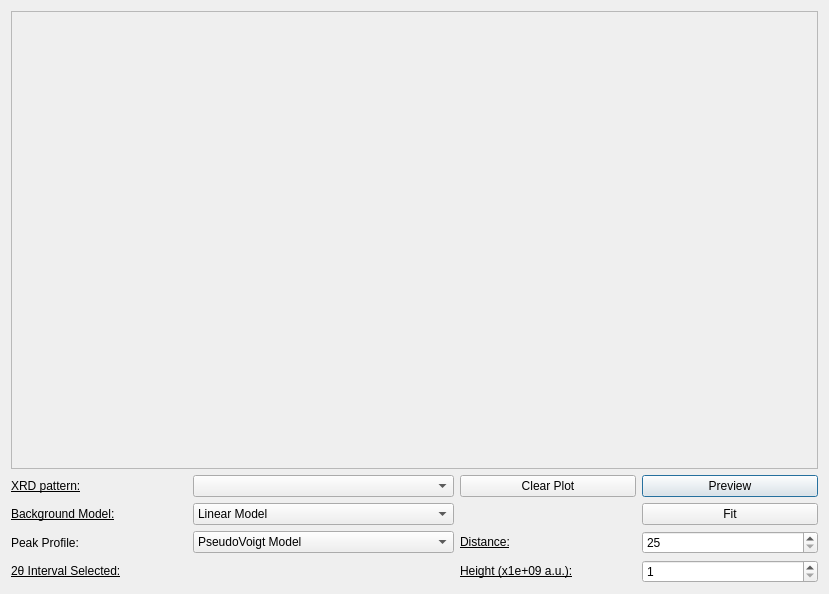
<?xml version="1.0" encoding="UTF-8"?>
<ui version="4.0">
 <class>pk_window</class>
 <widget class="QDialog" name="pk_window">
  <property name="geometry">
   <rect>
    <x>0</x>
    <y>0</y>
    <width>829</width>
    <height>594</height>
   </rect>
  </property>
  <property name="windowTitle">
   <string>Dialog</string>
  </property>
  <layout class="QVBoxLayout" name="verticalLayout">
   <item>
    <layout class="QGridLayout" name="gridLayout">
     <item row="9" column="0">
      <widget class="QLabel" name="theta_interval_label">
       <property name="text">
        <string>&lt;html&gt;&lt;head/&gt;&lt;body&gt;&lt;p&gt;&lt;span style=&quot; text-decoration: underline;&quot;&gt;2θ Interval Selected:&lt;/span&gt;&lt;/p&gt;&lt;/body&gt;&lt;/html&gt;</string>
       </property>
      </widget>
     </item>
     <item row="3" column="3">
      <widget class="QPushButton" name="preview_button">
       <property name="text">
        <string>Preview</string>
       </property>
      </widget>
     </item>
     <item row="4" column="3">
      <widget class="QPushButton" name="pk_button">
       <property name="text">
        <string>Fit</string>
       </property>
      </widget>
     </item>
     <item row="6" column="1">
      <widget class="QComboBox" name="pk_combo_box">
       <item>
        <property name="text">
         <string>PseudoVoigt Model</string>
        </property>
       </item>
       <item>
        <property name="text">
         <string>Split PseudoVoigt Model - 2x PseudoVoigt</string>
        </property>
       </item>
      </widget>
     </item>
     <item row="3" column="0">
      <widget class="QLabel" name="xrd_label">
       <property name="text">
        <string>&lt;html&gt;&lt;head/&gt;&lt;body&gt;&lt;p&gt;&lt;span style=&quot; text-decoration: underline;&quot;&gt;XRD pattern:&lt;/span&gt;&lt;/p&gt;&lt;/body&gt;&lt;/html&gt;</string>
       </property>
      </widget>
     </item>
     <item row="6" column="2">
      <widget class="QLabel" name="distance_label">
       <property name="text">
        <string>&lt;html&gt;&lt;head/&gt;&lt;body&gt;&lt;p&gt;&lt;span style=&quot; text-decoration: underline;&quot;&gt;Distance:&lt;/span&gt;&lt;/p&gt;&lt;/body&gt;&lt;/html&gt;</string>
       </property>
      </widget>
     </item>
     <item row="6" column="3">
      <widget class="QSpinBox" name="distance_spinBox">
       <property name="wrapping">
        <bool>false</bool>
       </property>
       <property name="readOnly">
        <bool>false</bool>
       </property>
       <property name="minimum">
        <number>25</number>
       </property>
      </widget>
     </item>
     <item row="9" column="1">
      <widget class="QLabel" name="interval_label">
       <property name="text">
        <string/>
       </property>
      </widget>
     </item>
     <item row="6" column="0">
      <widget class="QLabel" name="pk_label">
       <property name="text">
        <string>&lt;html&gt;&lt;head/&gt;&lt;body&gt;&lt;p&gt;&lt;span style=&quot; text-decoration: underline;&quot;&gt;Peak Profile:&lt;/span&gt;&lt;/p&gt;&lt;/body&gt;&lt;/html&gt;</string>
       </property>
      </widget>
     </item>
     <item row="1" column="0" rowspan="2" colspan="4">
      <widget class="QFrame" name="pk_frame">
       <property name="frameShape">
        <enum>QFrame::StyledPanel</enum>
       </property>
       <property name="frameShadow">
        <enum>QFrame::Raised</enum>
       </property>
      </widget>
     </item>
     <item row="3" column="1">
      <widget class="QComboBox" name="xrd_combo_box"/>
     </item>
     <item row="4" column="0">
      <widget class="QLabel" name="bgk_label">
       <property name="text">
        <string>&lt;html&gt;&lt;head/&gt;&lt;body&gt;&lt;p&gt;&lt;span style=&quot; text-decoration: underline;&quot;&gt;Background Model:&lt;/span&gt;&lt;/p&gt;&lt;/body&gt;&lt;/html&gt;</string>
       </property>
      </widget>
     </item>
     <item row="4" column="1">
      <widget class="QComboBox" name="bgk_combo_box">
       <item>
        <property name="text">
         <string>Linear Model</string>
        </property>
       </item>
       <item>
        <property name="text">
         <string>Spline Model</string>
        </property>
       </item>
      </widget>
     </item>
     <item row="3" column="2">
      <widget class="QPushButton" name="clear_plot_button">
       <property name="text">
        <string>Clear Plot</string>
       </property>
      </widget>
     </item>
     <item row="9" column="2">
      <widget class="QLabel" name="height_label">
       <property name="text">
        <string>&lt;html&gt;&lt;head/&gt;&lt;body&gt;&lt;p&gt;&lt;span style=&quot; text-decoration: underline;&quot;&gt;Height (x1e+09 a.u.):&lt;/span&gt;&lt;/p&gt;&lt;/body&gt;&lt;/html&gt;</string>
       </property>
      </widget>
     </item>
     <item row="9" column="3">
      <widget class="QSpinBox" name="height_spinBox">
       <property name="minimum">
        <number>1</number>
       </property>
      </widget>
     </item>
    </layout>
   </item>
  </layout>
 </widget>
 <resources/>
 <connections/>
</ui>
